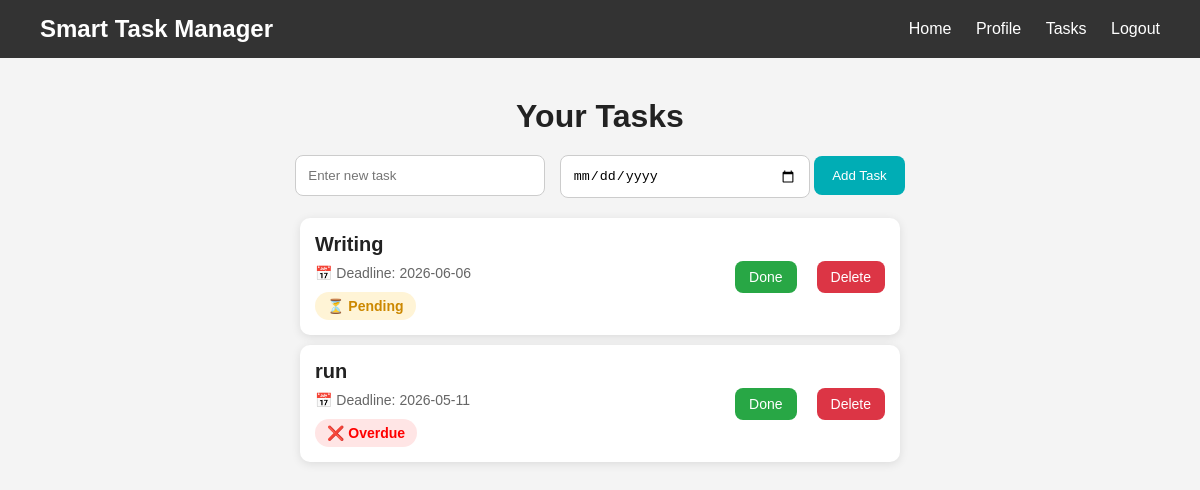
/tasks (signed in), run on the app's committed database.
### tables this page shows
CREATE TABLE tasks (
        id INTEGER PRIMARY KEY AUTOINCREMENT,
        username TEXT,
        task TEXT,
        status TEXT DEFAULT 'pending',
        deadline TEXT
    );

### app.py (the view, shortened to what this page needs)
@app.route('/tasks', methods=['GET', 'POST'])
def tasks():
    if 'user' not in session:
        return redirect('/login')
    conn = sqlite3.connect("data.db")
    c = conn.cursor()
    c.execute("SELECT * FROM tasks WHERE username=?",
              (session['user'],))
    data = c.fetchall()
    conn.close()
    today = datetime.now().date()
    updated_tasks = []
    for task in data:
        deadline_date = datetime.strptime(
            task[4],
            "%Y-%m-%d"
    ).date()
        updated_tasks.append(
        (
            task[0],
            task[1],
            task[2],
            task[3],
            deadline_date
        )
    )
    return render_template('tasks.html', tasks=updated_tasks,today=today)

### templates/tasks.html (shortened to what this page needs)
<!DOCTYPE html>
<html>
<head>
    <link rel="stylesheet" href="{{ url_for('static', filename='style.css') }}">
</head>
<body>
    <nav>
        <div class="logo">
            Smart Task Manager
        </div>
        <div class="nav-links">
            <a href="/">Home</a>
            {% if session.get('user') %}
            <a href="/profile">Profile</a>
            <a href="/tasks">Tasks</a>
            <a href="/logout">Logout</a>
            {% else %}
            <a href="/login">Login</a>
            <a href="/register">Register</a>
            {% endif %}
        </div>
    </nav>
    <div class="tasks-page">
        <h1>Your Tasks</h1>
        <form method="POST" action="/tasks" class="task-form">
            <input type="text" name="task" placeholder="Enter new task" required>
            <input type="date" name="deadline" required>
            <button type="submit">Add Task</button>
        </form>
        <ul class="task-list">
            {% for task in tasks %}
            <li class="task-item">
                <div class="task-left">
                    <h3>{{ task[2] }}</h3>
                    <small>
                        📅 Deadline: {{ task[4] }}
                    </small>
                    <br>
                    {% if task[3] == 'completed' %}
                    <span class="completed-badge">
                        ✅ Completed
                    </span>
                    {% elif task[4] < today %} <span class="overdue-badge">
                        ❌ Overdue
                        </span>
                        {% else %}
                        <span class="pending-badge">
                            ⏳ Pending
                        </span>
                        {% endif %}
                </div>
                <div class="task-actions">
                    {% if task[3] == 'pending' %}
                    <a href="/complete/{{ task[0] }}" class="done-btn">
                        Done
                    </a>
                    {% endif %}
                    <a href="/delete/{{ task[0] }}" class="delete-btn">
                        Delete
                    </a>
                </div>
            </li>
            {% endfor %}
        </ul>
    </div>
</body>
</html>

### static/style.css (style rules this page uses)
* { margin: 0; padding: 0; box-sizing: border-box; }
body { font-family: Arial, sans-serif; background-color: #f4f4f4; }
nav { background-color: #333; padding: 15px 40px; display: flex; justify-content: space-between; align-items: center; }
.logo { color: white; font-size: 24px; font-weight: bold; }
.nav-links a { color: white; text-decoration: none; margin-left: 20px; font-size: 16px; }
.tasks-page { padding: 40px; text-align: center; }
.tasks-page h1 { margin-bottom: 20px; color: #222; }
.task-form { margin-bottom: 20px; }
.task-form input { padding: 12px; width: 250px; border: 1px solid #ccc; border-radius: 8px; }
.task-form button { padding: 12px 18px; border: none; background-color: #00adb5; color: white; border-radius: 8px; cursor: pointer; }
.task-list { list-style: none; padding: 0; max-width: 600px; margin: auto; }
.task-list li { background: white; margin: 10px 0; padding: 15px; border-radius: 10px; display: flex; justify-content: space-between; align-items: center; box-shadow: 0 2px 10px rgba(0, 0, 0, 0.1); }
.task-list a { margin-left: 10px; text-decoration: none; color: #00adb5; }
.task-item { background: white; margin: 15px 0; padding: 20px; border-radius: 16px; display: flex; justify-content: space-between; align-items: center; box-shadow: 0 4px 15px rgba(0, 0, 0, 0.08); transition: 0.3s; }
.task-left { text-align: left; }
.task-left h3 { margin-bottom: 8px; color: #222; font-size: 20px; }
.task-left small { color: #666; font-size: 14px; }
.task-actions { display: flex; gap: 10px; }
.pending-badge { display: inline-block; margin-top: 10px; background: #fff4d6; color: #cc8800; padding: 6px 12px; border-radius: 20px; font-size: 14px; font-weight: bold; }
.overdue-badge { display: inline-block; margin-top: 10px; background: #ffe5e5; color: red; padding: 6px 12px; border-radius: 20px; font-size: 14px; font-weight: bold; }
.task-form input[type="date"] { padding: 12px; border: 1px solid #ccc; border-radius: 8px; margin-left: 10px; }
.task-actions .done-btn, .task-actions .delete-btn { padding: 8px 14px; border: none; border-radius: 8px; font-size: 14px; cursor: pointer; font-weight: 500; transition: all 0.2s ease-in-out; text-decoration: none; display: inline-block; }
.task-actions .done-btn { background-color: #28a745; color: white; }
.task-actions .delete-btn { background-color: #dc3545; color: white; }
.task-actions { display: flex; gap: 10px; align-items: center; }

### data on the page
tasks: task "Writing", deadline "2026-06-06", status "⏳ Pending"
tasks: task "run", deadline "2026-05-11", status "❌ Overdue"
